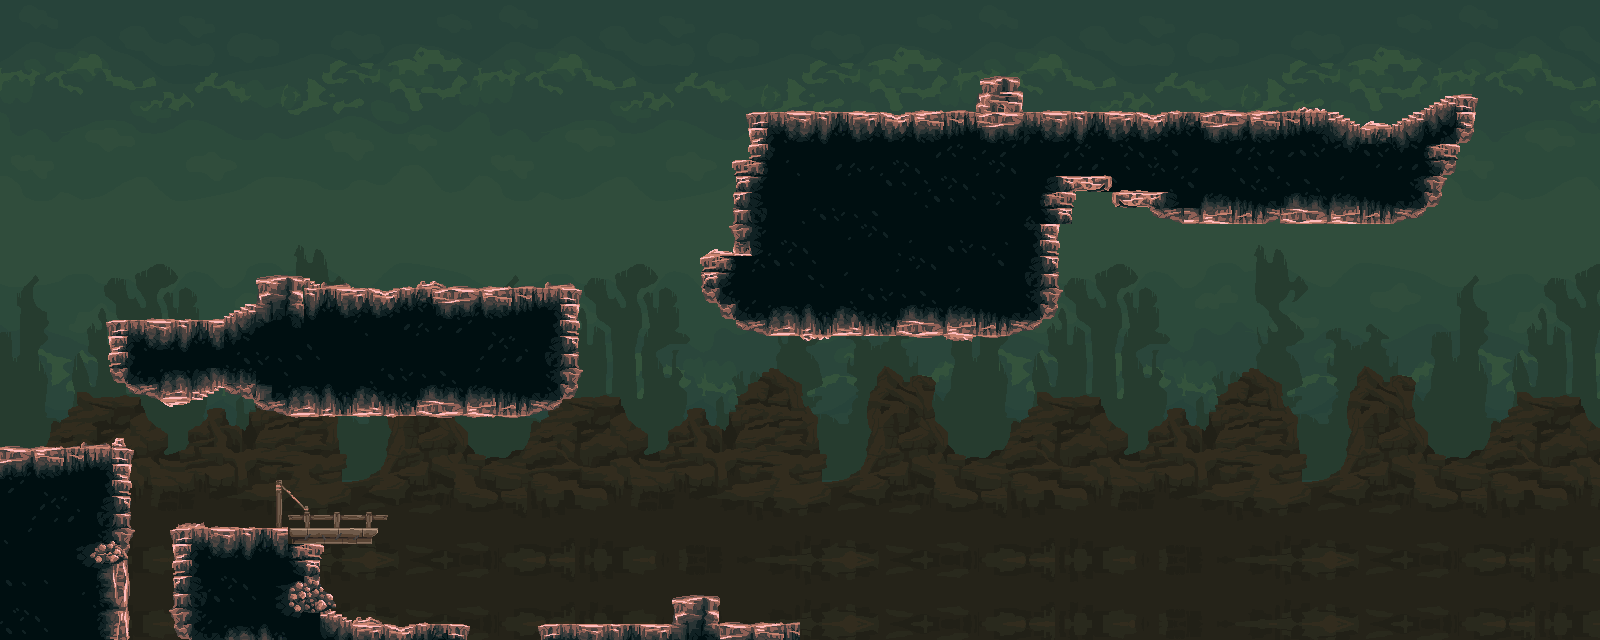

Rendered tile map (Tiled .tmx) drawn with the repository's tilesets; below, a short description and the map source with its tile grids summarised:
An orthogonal 100x40 tile map with 16x16 px tiles, 7 tile layers (BG1, BG2, BG3, shadows, ...), 4 tilesets.

<map version="1.4" tiledversion="1.4.2" orientation="orthogonal" renderorder="right-down" width="100" height="40" tilewidth="16" tileheight="16" infinite="0" nextlayerid="9" nextobjectid="1">
 <tileset firstgid="1" source="../../tilesets/pick_food/background1.tsx" />
 <tileset firstgid="481" source="../../tilesets/pick_food/background2.tsx" />
 <tileset firstgid="961" source="../../tilesets/pick_food/background3.tsx" />
 <tileset firstgid="1441" source="../../tilesets/pick_food/main_lev_build.tsx" />
 <layer id="1" name="BG1" width="100" height="40">
  <data>[4000 cells, 4000 non-empty, 480 distinct tile ids]</data>
 </layer>
 <layer id="2" name="BG2" width="100" height="40">
  <data>[4000 cells, 1600 non-empty, 480 distinct tile ids]</data>
 </layer>
 <layer id="3" name="BG3" width="100" height="40">
  <data>[4000 cells, 2300 non-empty, 480 distinct tile ids]</data>
 </layer>
 <group id="4" name="Background" />
 <layer id="5" name="shadows" width="100" height="40">
  <data>[4000 cells, 8 non-empty, 4 distinct tile ids]</data>
 </layer>
 <layer id="6" name="ground" width="100" height="40">
  <data>[4000 cells, 1056 non-empty, 317 distinct tile ids]</data>
 </layer>
 <layer id="7" name="deco + bridge" width="100" height="40">
  <data>[4000 cells, 70 non-empty, 70 distinct tile ids]</data>
 </layer>
 <layer id="8" name="Foods" width="100" height="40">
  <data>[4000 cells, 0 non-empty, 0 distinct tile ids]</data>
 </layer>
</map>
